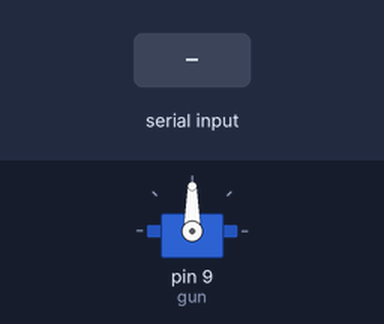
A sketch run on a simulated Arduino Uno, built with avr-gcc and run on an emulated ATmega328P. Shown: servo. Inputs (shaded band) come from the test bench. What the sketch prints to the serial monitor is not drawn.

Above: at 1.2 s.
1.3 s: byte 30 received over Serial
At 2.0 s:
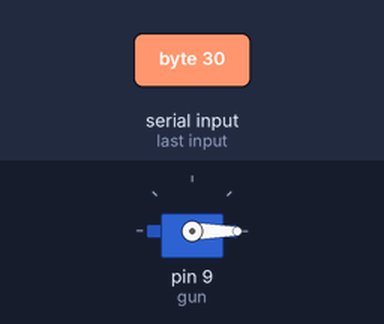
2.8 s: byte 90 received over Serial
At 3.1 s:
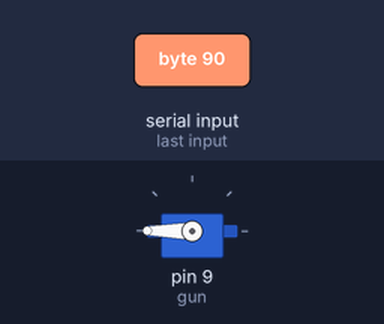
4.3 s: byte 120 received over Serial
At 5.5 s:
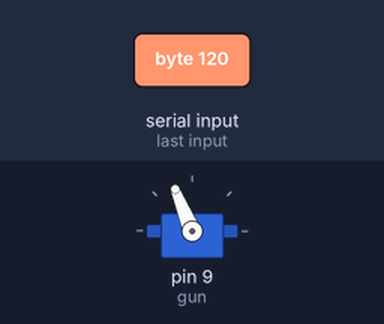
Timing chart, 0 to 7.3 s (numbered marks = the images above; inputs shaded):
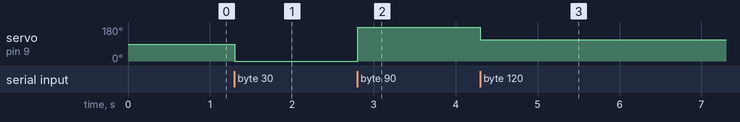

The sketch:

Working_code_for_tracking.ino
```cpp
#include <Servo.h>

Servo gun;
int degrees[] = {66,68,70,72,74,76,78,80,82,84,86,88,90,92,94,96,98,100,102,104,106,108,110,112,114};
int python;
int read;

void setup() {
  gun.attach(9);  // attaches the servo on pin 9 to the servo object
  Serial.begin(9600);
  /*pinMode(8,OUTPUT);
  pinMode(4,OUTPUT);*/
}

void loop() {
  Serial.flush();
  read = Serial.read();
  Serial.print(read);
  if(read != -1){
    python = read - 97;
    if(python < 25){
      gun.write(degrees[python]);
      //SHOOOOOOOT GUN
    }/*elseif(python == 25){
      #DONT SHOOT
    }*/
  }
}
```

Measured:
- after the input at 1.3 s, servo on pin 9 (gun): 90° → 0° at once
- after the input at 2.8 s, servo on pin 9 (gun): 0° → 180° at once
- after the input at 4.3 s, servo on pin 9 (gun): 180° → 112° at once
